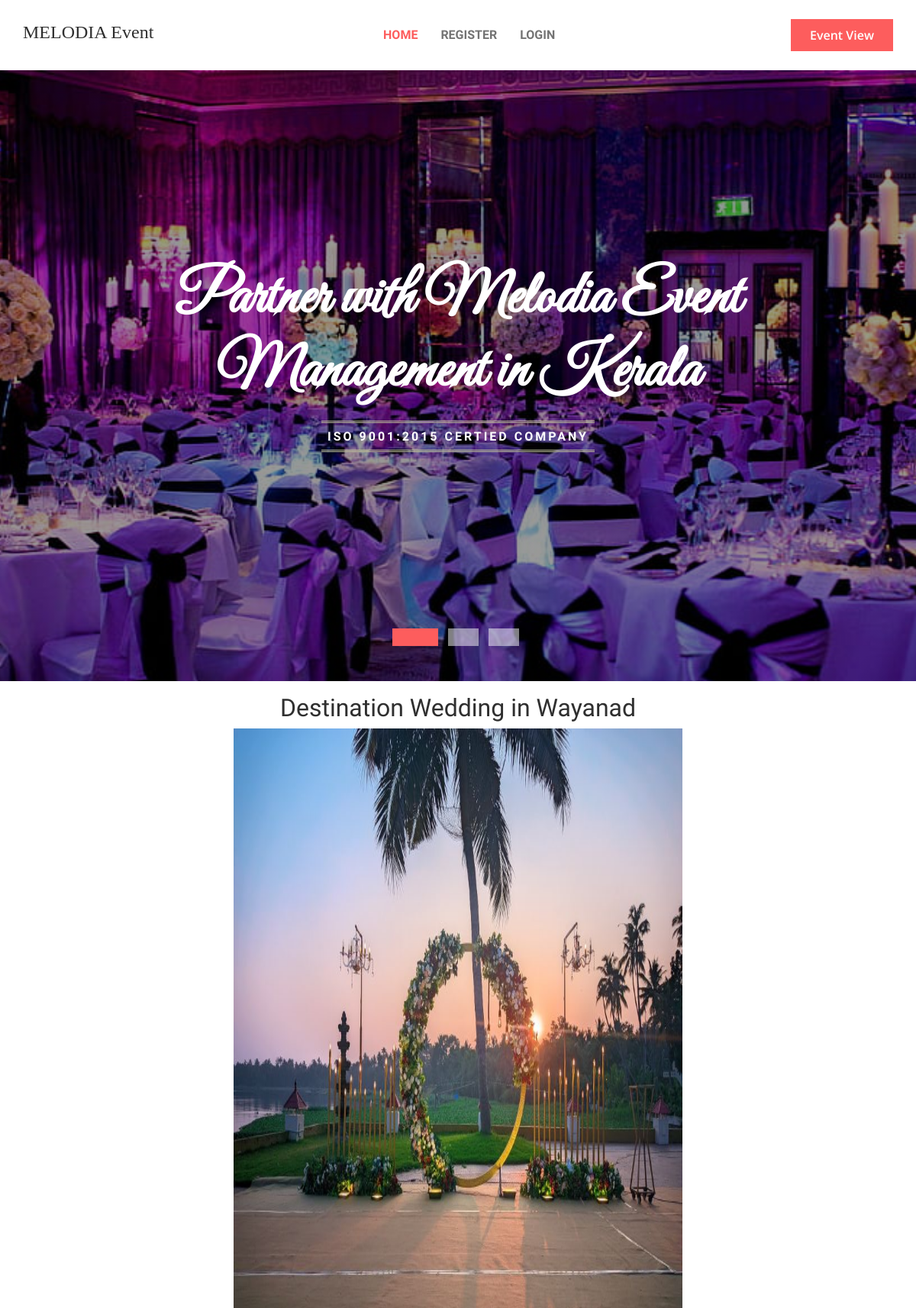
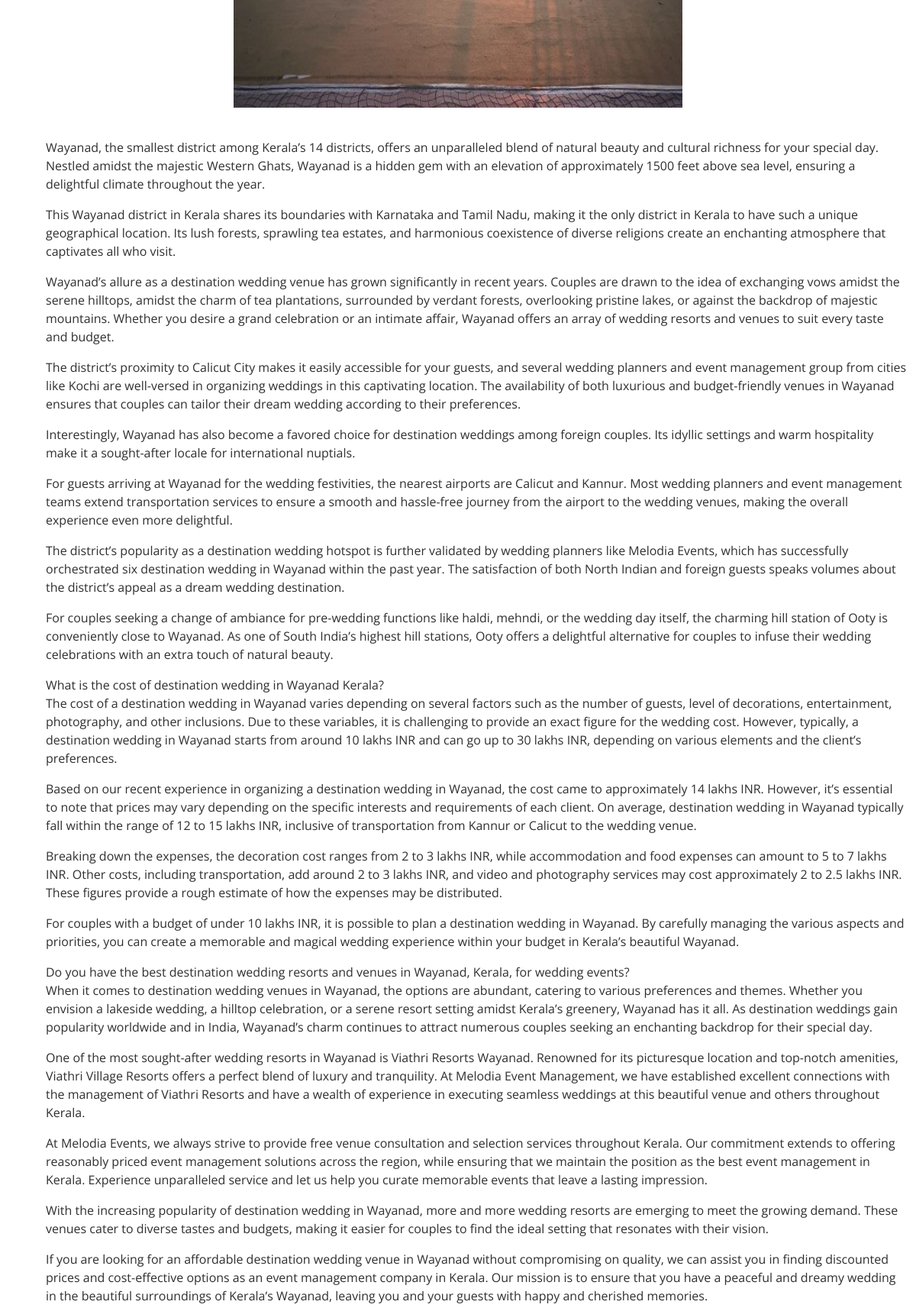
/storydetail/2 (upper part), run on the app's committed database (2 pictures, top to bottom).
### event_bloom/models.py (models this page shows, shortened)
class Story(models.Model):
    image=models.ImageField(upload_to='media/image',blank=True,null=True)
    name=models.CharField(max_length=50)
    outline =  models.TextField()
    desc = models.TextField()

### event_bloom/views.py (the view)
# urls.py: path('storydetail/<int:id>',views.storydetail,name='storydetail'),
def storydetail(request,id):
    s=Story.objects.get(id=id)
    return render(request,'storydetail.html',{'s':s})

### template/storydetail.html
{% extends 'base.html' %}
{% load static %}
{% block content %}
<div class="container-fluid">
  <div class="row mt-3 mb-3">
    <div class="col-12">
      <center>
        <h2>{{s.name}}</h2>
        <img src="{{s.image.url}}" height="900px" width="50%">
      </center>
    </div>
    <div class="col-12">
      <br>
      <div class="text-dark ms-5">
        <p class="text-dark" style="width:60%; margin-left:300px; text-decoration:justify;">{{s.desc|linebreaks}}</p>
      </div>
    </div>
  </div>
</div>
{% endblock %}

### data on the page
Story: name "Destination Wedding in Wayanad", image (picture), desc "Wayanad, the smallest district among Kerala’s 14 districts, offers an unparalleled blend of natural beauty and cultural richness for your special day. Nestled amidst the majestic Western Ghats, Wayanad is a hidden gem with an elevation of approximately 1500 feet above sea level, ensuring a delightful climate throughout the year. This Wayanad district in Kerala shares its boundaries with Karnataka and Tamil Nadu, making it the only district in Kerala to have such a unique geographical location. Its lush forests, sprawling tea estates, and harmonious coexistence of diverse religions create an enchanting atmosphere that captivates all who visit. Wayanad’s allure as a destination wedding venue…"
